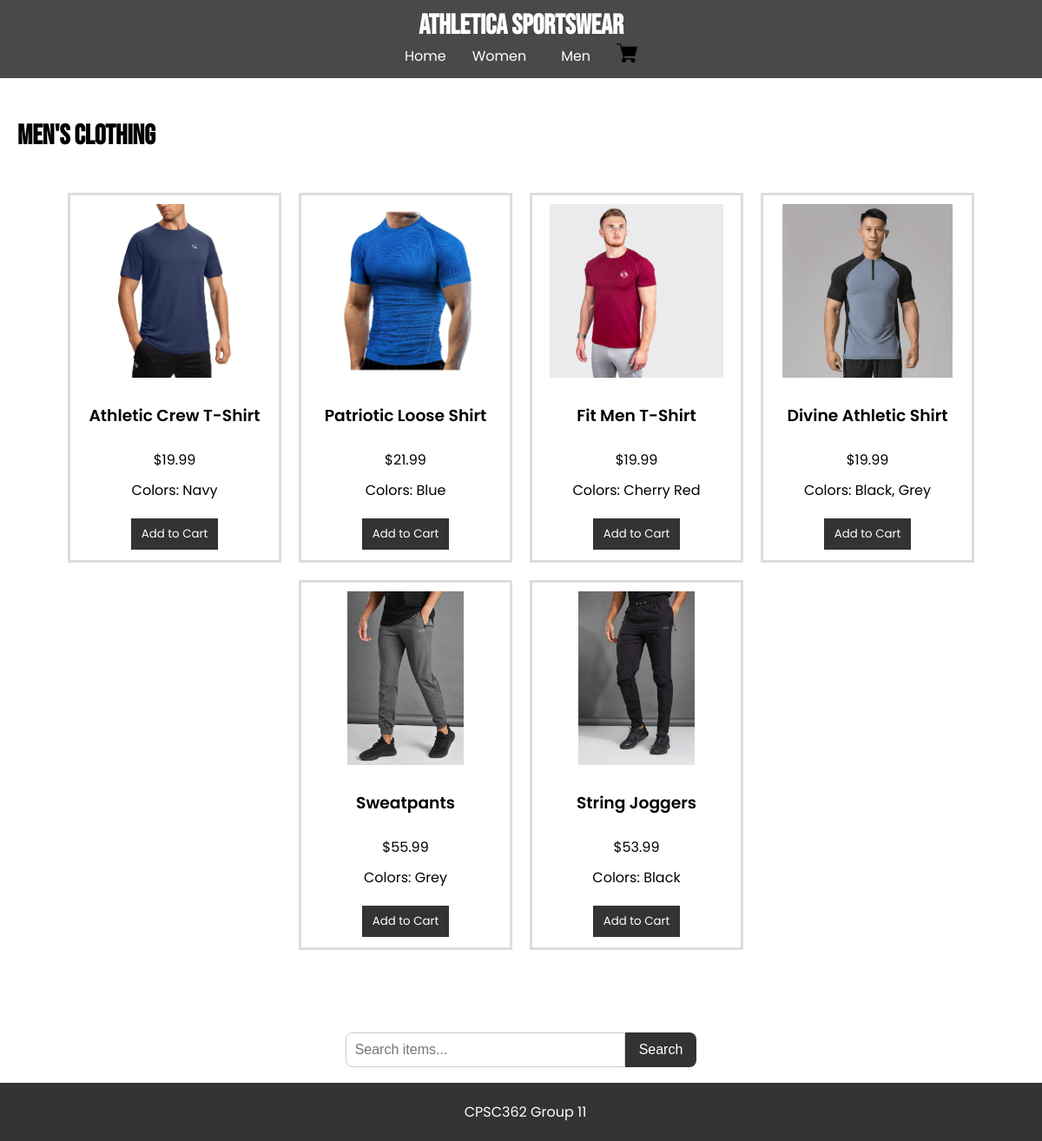
Page /men/clothing on the committed database.
### tables this page shows
CREATE TABLE items
                    (id TEXT PRIMARY KEY,
                    name TEXT NOT NULL,
                    category TEXT NOT NULL,
                    subcategory TEXT NOT NULL,
                    price REAL NOT NULL,
                    image TEXT,
                    color TEXT);

### app.py (the view)
@app.route('/men/clothing')
def men_clothing():
    with sqlite3.connect(DB_PATH) as con:
        cur = con.cursor()
        cur.execute("SELECT * FROM items WHERE category = 'Men' AND subcategory = 'Clothing'")
        items = cur.fetchall()
    return render_template("men_clothing.html", items=items)

### templates/men_clothing.html (shortened to what this page needs)
{% extends "base.html" %}
{% block content %}
    <h2>Men's Clothing</h2>
    <div class="items">
        {% for item in items %}
            <div class="item">
                <img src="{{ url_for('static', filename='images/' + item[5]) }}" alt="{{ item[1] }}">
                <h3>{{ item[1] }}</h3>
                <p>${{ "%.2f" % item[4] }}</p>
                <p class="colors">Colors: {{ item[6] }}</p>
                <form method="POST" action="{{ url_for('add_to_cart') }}">
                    <button type="submit" class="add-to-cart">Add to Cart</button>
                </form>
            </div>
        {% else %}
            <p>No items found.</p>
        {% endfor %}
    </div>
{% endblock %}

### static/css/style.css (style rules this page uses)
body { font-family: 'Poppins', sans-serif; font-weight: 400; margin: 0; padding: 0; }
h2 { font-family: 'Bebas Neue', sans-serif; font-size: 2em; font-weight: 700; }
h3 { font-family: 'Poppins', sans-serif; font-weight: 600; }
form { margin: 10px 0; }
form input, form select, form button { margin: 5px 0; padding: 5px; }
.items { display: flex; margin-bottom: 40px; flex-wrap: wrap; gap: 20px; justify-content: center; padding: 20px; }
.item { border: .2em solid #ddd; padding: 10px; width: 220px; text-align: center; height: 400px; flex-direction: column; display: flex; }
.item p { font-family: 'Poppins', sans-serif; margin: 5px 0px; }
.item img { max-width: 100%; max-height: 200px; object-fit: contain; display: block; margin: 0 auto 10px auto; flex-shrink: 0; }
.add-to-cart { font-family: 'Poppins', sans-serif; background-color: #333; color: white; border: none; padding: 8px 12px; cursor: pointer; margin-bottom: 10px; }

### rows in the picture
items: image (picture), name "Athletic Crew T-Shirt", price "19.99", color "Navy"
items: image (picture), name "Patriotic Loose Shirt", price "21.99", color "Blue"
items: image (picture), name "Fit Men T-Shirt", price "19.99", color "Cherry Red"
items: image (picture), name "Divine Athletic Shirt", price "19.99", color "Black, Grey"
items: image (picture), name "Sweatpants", price "55.99", color "Grey"
items: image (picture), name "String Joggers", price "53.99", color "Black"
